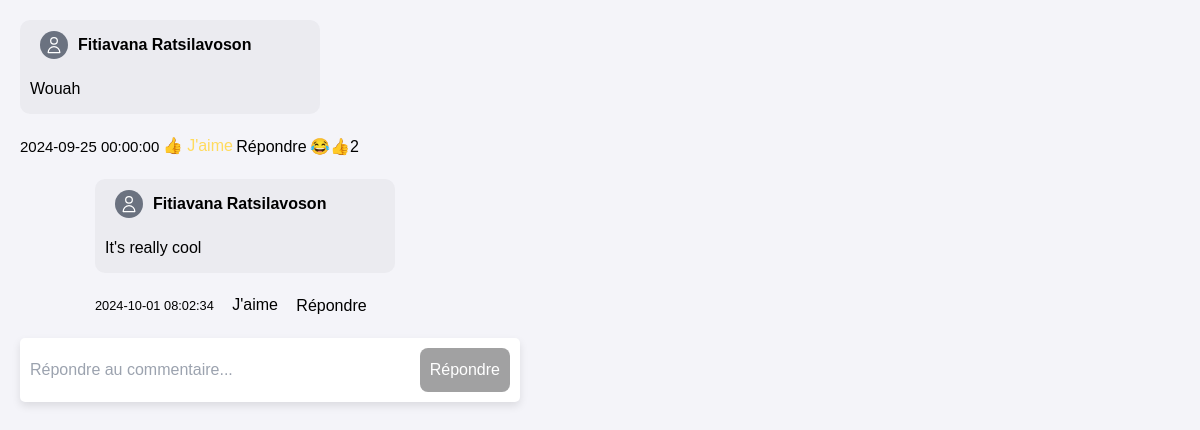
/voir_reponses.php?id_compte=2&id_commentaire=7&id_publication=3 (signed in), run on the app's committed database.
### tables this page shows
CREATE TABLE `compte` (
  `id` int NOT NULL AUTO_INCREMENT,
  `nom` varchar(100) NOT NULL,
  `prenom` varchar(100) NOT NULL,
  `email` varchar(100) NOT NULL,
  `mdp` varchar(100) NOT NULL,
  PRIMARY KEY (`id`)
);

CREATE TABLE `commentaire` (
  `id` int NOT NULL AUTO_INCREMENT,
  `id_compte` int NOT NULL,
  `id_publication` int NOT NULL,
  `contenu` text NOT NULL,
  `date_lance` datetime DEFAULT NULL,
  PRIMARY KEY (`id`),
  KEY `id_compte` (`id_compte`),
  KEY `id_publication` (`id_publication`),
  CONSTRAINT `commentaire_ibfk_1` FOREIGN KEY (`id_compte`) REFERENCES `compte` (`id`),
  CONSTRAINT `commentaire_ibfk_2` FOREIGN KEY (`id_publication`) REFERENCES `publication` (`id`)
);

CREATE TABLE `reaction` (
  `id` int NOT NULL AUTO_INCREMENT,
  `type_reaction` varchar(10) NOT NULL,
  `nom_reaction` varchar(10) DEFAULT NULL,
  `couleur_reaction` varchar(10) DEFAULT NULL,
  PRIMARY KEY (`id`)
);

CREATE TABLE `reponse_commentaire` (
  `id` int NOT NULL AUTO_INCREMENT,
  `id_commentaire` int NOT NULL,
  `contenu` text NOT NULL,
  `id_compte` int NOT NULL,
  `date_lance` datetime DEFAULT CURRENT_TIMESTAMP,
  PRIMARY KEY (`id`),
  KEY `fk_commentaire` (`id_commentaire`),
  CONSTRAINT `fk_commentaire` FOREIGN KEY (`id_commentaire`) REFERENCES `commentaire` (`id`) ON DELETE CASCADE
);

### voir_reponses.php (the view, shortened to what this page needs)
<!DOCTYPE html>
<html lang="en">
<head>
    <link rel="stylesheet" href="index.php">
    <link rel="stylesheet" href="feuille.css">
    <script src="https://cdn.tailwindcss.com"></script>
</head>
<body>
<?php
include 'db_connect.php';
if (isset($_GET['id_commentaire']) && isset($_GET['id_compte']) && isset($_GET['id_publication'])) {
    $id_publication = mysqli_real_escape_string($conn, $_GET['id_publication']);
    $id_commentaire = mysqli_real_escape_string($conn, $_GET['id_commentaire']);
    $id_compte = mysqli_real_escape_string($conn, $_GET['id_compte']);
} else {
    echo 'Invalid request. Publication ID not provided.';
    exit();
}
$comment_query = "SELECT * FROM commentaire WHERE id = '$id_commentaire'";
$comment_result = mysqli_query($conn, $comment_query);
if (mysqli_num_rows($comment_result) > 0) {
    $comment = mysqli_fetch_assoc($comment_result);
    $sql_compte = "SELECT nom, prenom FROM compte WHERE id = '$id_compte'";
    $compte_result = mysqli_query($conn, $sql_compte);
    if (mysqli_num_rows($compte_result) > 0) {
        $row = mysqli_fetch_assoc($compte_result);
        echo '<div class="commentaire">';
        echo '<div class="nom_prenom">';
        echo '<div class="h-7 w-7 overflow-hidden rounded-full">
            <svg xmlns="http://www.w3.org/2000/svg" fill="none" viewBox="0 0 24 24"
                class="h-7 w-7 p-1 text-white bg-gray-500 stroke-current">
                <path stroke-linecap="round" stroke-linejoin="round" stroke-width="1.5"
                d="M16 7a4 4 0 11-8 0 4 4 0 018 0zM12 14a7 7 0 00-7 7h14a7 7 0 00-7-7z"></path>
            </svg>
        </div>
    ';
        echo "<p class='nom_prenom'>" . htmlspecialchars($row['prenom']) . ' ' . htmlspecialchars($row['nom']) . '</p>';
    }
    echo '</div>';
    echo "<p>" . htmlspecialchars($comment['contenu']) . "</p>";
                echo '</div>';
                echo '<div class="bouton_commentaire">';
                echo "<div><small class='date_lance_commentaire'> " . htmlspecialchars($comment['date_lance']) . "</small></div>";
                        echo '<div class="reaction-container_' . htmlspecialchars($id_commentaire) . '">';
                        $sqlUserReaction = "SELECT r.type_reaction,r.couleur_reaction, r.nom_reaction FROM reaction_commentaire rp
                                JOIN reaction r ON rp.id_reaction = r.id
                                WHERE rp.id_commentaire = $id_commentaire AND rp.id_compte = $id_compte";
                        $resultUserReaction = mysqli_query($conn, $sqlUserReaction);
                        if(mysqli_num_rows($resultUserReaction) > 0) {
                            $userReaction = mysqli_fetch_assoc($resultUserReaction);
                            echo '<div class="like-button_' . htmlspecialchars($id_commentaire) . '">' . $userReaction['type_reaction'];
                            echo '<span style="color: ' . htmlspecialchars($userReaction["couleur_reaction"]) . ';"> ';
                            echo $userReaction['nom_reaction'];
                            echo '</span> ';
                            echo '</div>';
                        } else {
                            echo '<div class="like-button_' . htmlspecialchars($id_commentaire) . '">J\'aime';
                            echo '</div>';
                        }
                        include 'db_connect.php';
                        echo '</div>';
                        echo '<div><a href="voir_reponses.php?id_compte=' . $id_compte . '&id_commentaire=' . $id_commentaire . '&id_publication=' . $id_publication .'">Répondre</a></div>';
                        echo '<div class="nombre_reaction_commentaire">';
                        $sqlCount = "SELECT COUNT(*) AS total_reactions FROM reaction_commentaire WHERE id_commentaire = $id_commentaire";
                        $resultCount = mysqli_query($conn, $sqlCount);
                        $rowCount = mysqli_fetch_assoc($resultCount);
                        $nombre_reactions = $rowCount['total_reactions'];
                        $reactions_existant = "SELECT r.type_reaction FROM reaction_commentaire rp
                            JOIN reaction r ON rp.id_reaction = r.id
                            WHERE rp.id_commentaire = $id_commentaire";
                            $result_reactions_existant = mysqli_query($conn, $reactions_existant);
                            while($row = mysqli_fetch_assoc($result_reactions_existant))
                            {
                                echo $row['type_reaction'];
                            }
                            if($nombre_reactions != 0)
                            {
                                echo $nombre_reactions;
                            }
                            echo '</div>';
                            echo '</div>';
    echo '<div class="ensemble_reponses_commentaire">';
    $response_query = "SELECT * FROM reponse_commentaire WHERE id_commentaire = '$id_commentaire'";
    $response_result = mysqli_query($conn, $response_query);
    if (mysqli_num_rows($response_result) > 0) {
        while ($response = mysqli_fetch_assoc($response_result)) {
            $id_compte1 = $response['id_compte'];
            $sql_compte1 = "SELECT nom, prenom FROM compte WHERE id = '$id_compte1'";
        $compte_result1 = mysqli_query($conn, $sql_compte1);
    if (mysqli_num_rows($compte_result1) > 0) {
        $row1 = mysqli_fetch_assoc($compte_result1);
        echo '<div class="commentaire">';
        echo '<div class="nom_prenom">';
        echo '<div class="h-7 w-7 overflow-hidden rounded-full">
            <svg xmlns="http://www.w3.org/2000/svg" fill="none" viewBox="0 0 24 24"
                class="h-7 w-7 p-1 text-white bg-gray-500 stroke-current">
                <path stroke-linecap="round" stroke-linejoin="round" stroke-width="1.5"
                d="M16 7a4 4 0 11-8 0 4 4 0 018 0zM12 14a7 7 0 00-7 7h14a7 7 0 00-7-7z"></path>
            </svg>
        </div>
    ';
        echo "<p class='nom_prenom'>" . htmlspecialchars($row1['prenom']) . ' ' . htmlspecialchars($row1['nom']) . '</p>';
    }
    echo '</div>';
            echo "<p>" . htmlspecialchars($response['contenu']) . "</p>";
$id_reponse_commentaire = $response['id'];
echo '</div>';
echo '<div class="bouton_commentaire">';
            echo "<small>" . htmlspecialchars($response['date_lance']) . "</small>";
            echo '<div class="reaction-container_' . htmlspecialchars($id_reponse_commentaire) . '">';
            $sqlUserReaction = "SELECT r.type_reaction,r.couleur_reaction, r.nom_reaction FROM reaction_reponse_commentaire rp
                    JOIN reaction r ON rp.id_reaction = r.id
                    WHERE rp.id_reponse_commentaire = $id_reponse_commentaire AND rp.id_compte = $id_compte";
            $resultUserReaction = mysqli_query($conn, $sqlUserReaction);
            if(mysqli_num_rows($resultUserReaction) > 0) {
                $userReaction = mysqli_fetch_assoc($resultUserReaction);
                echo '<div class="like-button_' . htmlspecialchars($id_reponse_commentaire) . '">' . $userReaction['type_reaction'];
                echo '<span style="color: ' . htmlspecialchars($userReaction["couleur_reaction"]) . ';"> ';
                echo $userReaction['nom_reaction'];
                echo '</span> ';
                echo '</div>';
            } else {
                echo '<div class="like-button_' . htmlspecialchars($id_reponse_commentaire) . '">J\'aime';
                echo '</div>';
            }
            echo '</div>';
            echo '<div><a href="voir_reponses.php?id_compte=' . $id_compte . '&id_commentaire=' . $id_commentaire . '&id_publication=' . $id_publication .'">Répondre</a></div>';
                echo '</div>';
        }
    }
    echo '</div>';
} else {
    echo "Comment not found.";
}
echo '<form class="form_ecrire_commentaire" action="reponse_commentaire.php" method="post">';
echo '<input class="ecrire_commentaire" name="contenu" placeholder="Répondre au commentaire...">';
echo '<br>';
echo '<button type="submit">Répondre</button>';
echo '</form>';
?>
</body>
</html>

### feuille.css (style rules this page uses)
body { font-family: Arial, sans-serif; margin: 0; padding: 0; background-color: #f4f4f9; }
.publication p, .commentaire p { font-size: 16px; margin: 10px; }
.nom_prenom { font-weight: bolder; display: flex; margin: 0 20px; align-items: center; }
a { color: #0a0104e7; border: none; cursor: pointer; font-size: 16px; text-decoration: none; }
.bouton_commentaire { display: none; }
.bouton_commentaire { display: flex; flex-direction: row; align-items: center; justify-content: space-between; max-width: 350px; margin: 20px; }
.commentaire { background-color: #dfe0e77a; border-radius: 10px; max-width: 300px; padding-top: 3px; padding-bottom: 3px; margin: 20px; }
.ensemble_reponses_commentaire { margin: 0 75px; }
.date_lance_commentaire { font-size: 15px; }
.form_ecrire_commentaire { margin: 20px; display: flex; align-items: center; gap: 10px; border-radius: 5px; background: white; max-width: 500px; justify-content: space-between; padding: 10px; box-shadow: 0 4px 8px rgba(0, 0, 0, 0.1); position: sticky; bottom: 0; z-index: 1000; }
.form_ecrire_commentaire button { background-color: #777779b0; border: none; color: white; padding: 10px; border-radius: 8px; cursor: pointer; }
.ecrire_commentaire { border: none; background: none; }
.nombre_reaction_commentaire { width: 60px; }

### data on the page
compte: prenom "Fitiavana", nom "Ratsilavoson"
commentaire: contenu "Wouah", date_lance "2024-09-25 00:00:00"
reaction: type_reaction "👍", nom_reaction "J'aime"
reaction: type_reaction "😂"
reponse_commentaire: id_compte.prenom "Fitiavana", id_compte.nom "Ratsilavoson", contenu "It's really cool", date_lance "2024-10-01 08:02:34"

### other printed values
$nombre_reactions "2"
